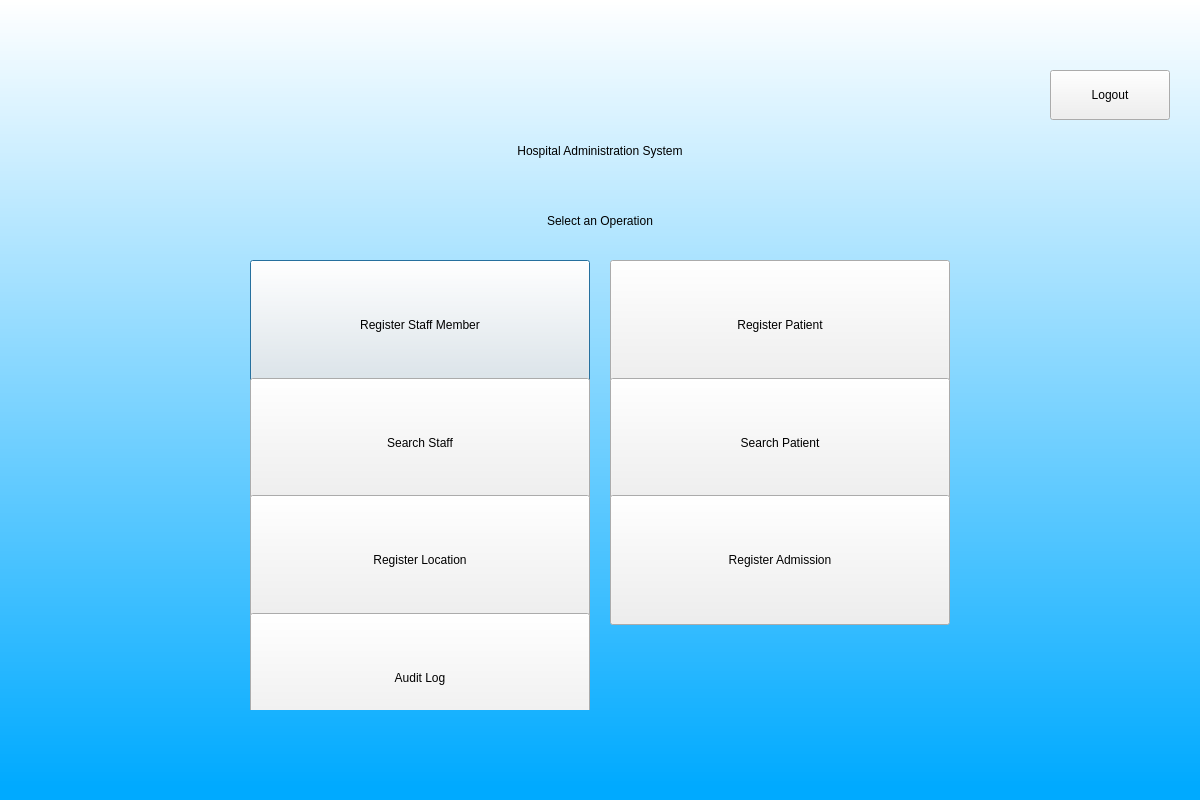
<?xml version="1.0" encoding="UTF-8"?>
<ui version="4.0">
 <class>Dialog</class>
 <widget class="QDialog" name="Dialog">
  <property name="geometry">
   <rect>
    <x>0</x>
    <y>0</y>
    <width>1200</width>
    <height>800</height>
   </rect>
  </property>
  <property name="windowTitle">
   <string>Hospital Administration</string>
  </property>
  <widget class="QWidget" name="widget" native="true">
   <property name="geometry">
    <rect>
     <x>0</x>
     <y>0</y>
     <width>1200</width>
     <height>800</height>
    </rect>
   </property>
   <property name="styleSheet">
    <string notr="true">QWidget#widget{
background-color:qlineargradient(spread:pad, x1:1, y1:0.982409, x2:1, y2:0, stop:0 rgba(0, 170, 255, 255), stop:1 rgba(255, 255, 255, 255))}</string>
   </property>
   <widget class="QLabel" name="label">
    <property name="geometry">
     <rect>
      <x>300</x>
      <y>120</y>
      <width>600</width>
      <height>61</height>
     </rect>
    </property>
    <property name="styleSheet">
     <string notr="true">font: 75 26pt &quot;MS Shell Dlg 2&quot;;</string>
    </property>
    <property name="text">
     <string>Hospital Administration System</string>
    </property>
    <property name="alignment">
     <set>Qt::AlignCenter</set>
    </property>
   </widget>
   <widget class="QLabel" name="label_2">
    <property name="geometry">
     <rect>
      <x>300</x>
      <y>200</y>
      <width>600</width>
      <height>41</height>
     </rect>
    </property>
    <property name="styleSheet">
     <string notr="true">font: 75 18pt &quot;MS Shell Dlg 2&quot;;</string>
    </property>
    <property name="text">
     <string>Select an Operation</string>
    </property>
    <property name="alignment">
     <set>Qt::AlignCenter</set>
    </property>
   </widget>
   <widget class="QWidget" name="gridLayoutWidget">
    <property name="geometry">
     <rect>
      <x>250</x>
      <y>260</y>
      <width>700</width>
      <height>450</height>
     </rect>
    </property>
    <layout class="QGridLayout" name="gridLayout">
     <property name="spacing">
      <number>20</number>
     </property>
     <item row="0" column="0">
      <widget class="QPushButton" name="insStaff">
       <property name="minimumSize">
        <size>
         <width>280</width>
         <height>130</height>
        </size>
       </property>
       <property name="styleSheet">
        <string notr="true">font: 75 14pt &quot;MS Shell Dlg 2&quot;;</string>
       </property>
       <property name="text">
        <string>Register Staff Member</string>
       </property>
      </widget>
     </item>
     <item row="0" column="1">
      <widget class="QPushButton" name="insPat">
       <property name="minimumSize">
        <size>
         <width>280</width>
         <height>130</height>
        </size>
       </property>
       <property name="styleSheet">
        <string notr="true">font: 75 14pt &quot;MS Shell Dlg 2&quot;;</string>
       </property>
       <property name="text">
        <string>Register Patient</string>
       </property>
      </widget>
     </item>
     <item row="1" column="0">
      <widget class="QPushButton" name="searchStaff">
       <property name="minimumSize">
        <size>
         <width>280</width>
         <height>130</height>
        </size>
       </property>
       <property name="styleSheet">
        <string notr="true">font: 75 14pt &quot;MS Shell Dlg 2&quot;;</string>
       </property>
       <property name="text">
        <string>Search Staff</string>
       </property>
      </widget>
     </item>
     <item row="1" column="1">
      <widget class="QPushButton" name="searchPatient">
       <property name="minimumSize">
        <size>
         <width>280</width>
         <height>130</height>
        </size>
       </property>
       <property name="styleSheet">
        <string notr="true">font: 75 14pt &quot;MS Shell Dlg 2&quot;;</string>
       </property>
       <property name="text">
        <string>Search Patient</string>
       </property>
      </widget>
     </item>
     <item row="2" column="0">
      <widget class="QPushButton" name="regLocation">
       <property name="minimumSize">
        <size>
         <width>280</width>
         <height>130</height>
        </size>
       </property>
       <property name="styleSheet">
        <string notr="true">font: 75 14pt &quot;MS Shell Dlg 2&quot;;</string>
       </property>
       <property name="text">
        <string>Register Location</string>
       </property>
      </widget>
     </item>
     <item row="2" column="1">
      <widget class="QPushButton" name="regAdmission">
       <property name="minimumSize">
        <size>
         <width>280</width>
         <height>130</height>
        </size>
       </property>
       <property name="styleSheet">
        <string notr="true">font: 75 14pt &quot;MS Shell Dlg 2&quot;;</string>
       </property>
       <property name="text">
        <string>Register Admission</string>
       </property>
      </widget>
     </item>
     <item row="3" column="0">
      <widget class="QPushButton" name="auditLog">
       <property name="minimumSize">
        <size>
         <width>280</width>
         <height>130</height>
        </size>
       </property>
       <property name="styleSheet">
        <string notr="true">font: 75 14pt &quot;MS Shell Dlg 2&quot;;</string>
       </property>
       <property name="text">
        <string>Audit Log</string>
       </property>
      </widget>
     </item>
    </layout>
   </widget>
   <widget class="QPushButton" name="logout">
    <property name="geometry">
     <rect>
      <x>1050</x>
      <y>70</y>
      <width>120</width>
      <height>50</height>
     </rect>
    </property>
    <property name="styleSheet">
     <string notr="true">font: 75 12pt &quot;MS Shell Dlg 2&quot;;</string>
    </property>
    <property name="text">
     <string>Logout</string>
    </property>
   </widget>
  </widget>
 </widget>
 <resources/>
 <connections/>
</ui>
